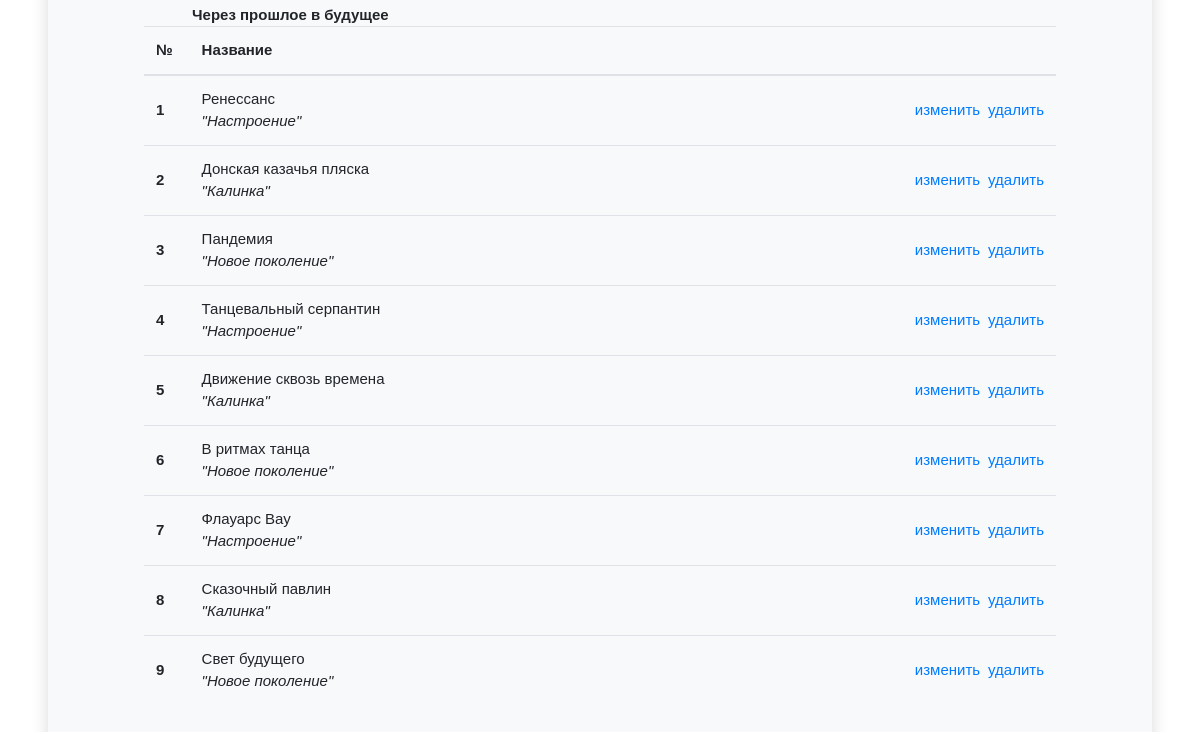
The app's page /publicvotes/voteparts (signed in, lower part), older data.
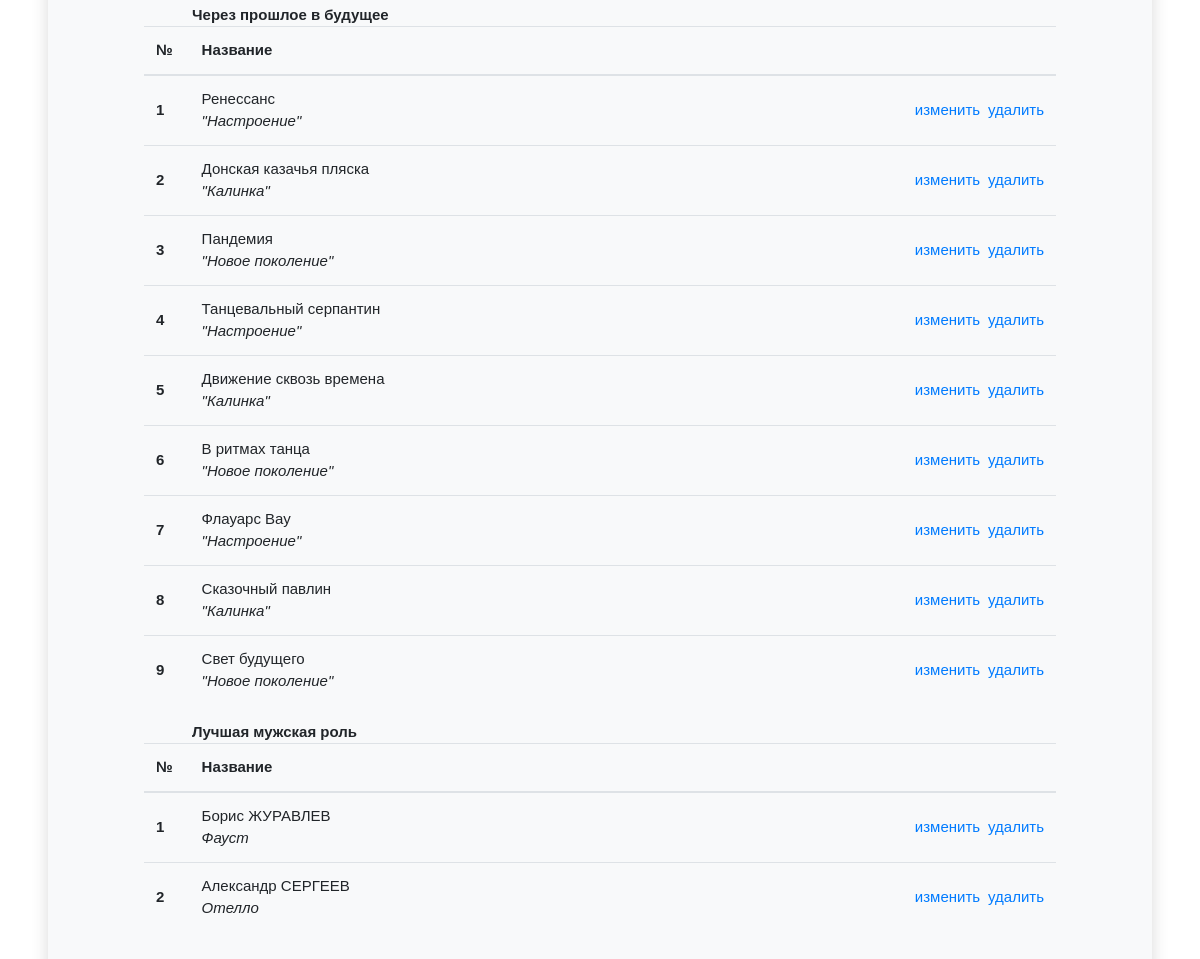
The same page, newer data.
### publicvotes/models.py (models this page shows, shortened)
class Theme(models.Model):
	main_title = models.CharField(verbose_name="Текст главной страницы", max_length=250, blank=True)
	title = models.CharField(verbose_name="Блок голосования", max_length=250, blank=True)
	number = models.DecimalField(verbose_name="Номер", max_digits=2, decimal_places=0, default=1, blank=False)
	current = models.BooleanField("Текущее голосования", default=False)
	active = models.BooleanField("Активное голосования", default=False)
	zoom = models.BooleanField("Активное голосования", default=False)
	show_timer = models.BooleanField("Показывать таймер", default=False)
	count = models.DecimalField(verbose_name="Номер", max_digits=4, decimal_places=0, default=180, blank=False)
	theme_token = models.CharField(verbose_name="Токен", max_length=250, blank=True)
	registration_date = models.DateField(verbose_name="Дата создания", default=date.today)
	class Meta:
		ordering = ['title']
		verbose_name='Блок голосования'
		verbose_name_plural='Блоки голосований'

class VotePart(models.Model):
	theme = models.ForeignKey(Theme, verbose_name="Голосование", on_delete=models.CASCADE, null=True, default=None, blank=True)
	name = models.CharField(verbose_name="Пункт голосования", max_length=250, blank=True)
	sub_name = models.CharField(verbose_name="Пункт голосования дополнительный", max_length=250, blank=True)
	number = models.DecimalField(verbose_name="Номер", max_digits=2, decimal_places=0, default=1, blank=False)
	photo = models.ImageField(verbose_name='Фото профиля', blank=True, null=True, upload_to = make_upload_path)
	class Meta:
		ordering = ['theme__title']
		verbose_name='Пункт голосования'
		verbose_name_plural='Пункты голосований'

### publicvotes/views.py (the view)
# urls.py: path('voteparts', view_voteparts, name = 'voteparts'),
@login_required(login_url='/login/')
def view_voteparts(request):
	if not request.user.profile.admin_access:
		return redirect ('home')
	themes = Theme.objects.all().order_by('number')
	voteparts = {}
	for theme in themes:
		voteparts[theme.pk] = VotePart.objects.filter(theme = theme).order_by('number')
	args = {
		'menu': 'subblocks',
		'themes': themes,
		'voteparts': voteparts
	}
	return render(request, 'publicvotes/view_voteparts.html', args)

### profileuser/templatetags/objects_extras.py (called while the page is built)
@register.filter(name='lookup')
def lookup(d, key):
	try:
		t = d[key]
	except:
		return None
	return t

### vote/utils.py (called while the page is built)
def base_context(request):
	protocol = 'http://'
	if request.is_secure():
		protocol = 'https://'
	no_user = protocol + str(get_current_site(request)) + settings.STATIC_URL + 'img/no-user.jpg'
	no_image = protocol + str(get_current_site(request)) + settings.STATIC_URL + 'img/no-image.png'
	cookie_flag = True
	if "coockes" in request.session:
		cookie_flag = False
		if request.user.is_authenticated:
			if request.session['coockes'] == '1' and not request.user.profile.cookies_agree:
				request.user.profile.cookies_agree = True
				request.user.profile.save()
	else:
		if request.user.is_authenticated:
			if request.user.profile.cookies_agree:
				cookie_flag = False
				request.session['coockes'] = '1'
	args = {
		'cookie_flag': cookie_flag,
		'no_user': no_user,
		'no_image': no_image,
	}
	return args

### publicvotes/templates/publicvotes/view_voteparts.html (shortened to what this page needs)
{% extends "base.html" %}
{% load objects_extras %}
{% load static %}
{% block content %}
	<div class="text-left mt-3 px-md-5">
		{% for theme in themes %}
			<b class="px-2 px-md-5 mb-0">{{ theme.title }}</b>
			<table class="table">
				<thead>
					<tr>
						<th scope="col" class="table-cel-width-5 align-middle">№</th>
						<th scope="col" class="table-cel-width-75 align-middle">Название</th>
						<th scope="col" class="table-cel-width-20 align-middle text-center"></th>
					</tr>
				</thead>
				<tbody>
					{% for votepart in voteparts|lookup:theme.pk %}
						<tr class="">
							<th scope="row" class="align-middle">{{ votepart.number }}</th>
							<td class="align-middle">{{ votepart.name }}<br><em>{{ votepart.sub_name }}</em></td>
							<td class="align-middle text-right"><a href="{% url 'publicvotes:edit_votepart' pk=votepart.pk %}" class="mr-2">изменить</a><a href="{% url 'publicvotes:delete_votepart' pk=votepart.pk %}" class="delete_votepart" data-name="{{ votepart.name }}">удалить</a></td>
						</tr>
					{% endfor %}
				</tbody>
			</table>
		{% endfor %}
	</div>
{% endblock %}

Row changes from the older to the newer data that the page shows:
added Theme: title "Лучшая мужская роль"
added VotePart: number "1", name "Борис ЖУРАВЛЕВ", sub_name "Фауст", shown under "Лучшая мужская роль"
added VotePart: number "2", name "Александр СЕРГЕЕВ", sub_name "Отелло", shown under "Лучшая мужская роль"
